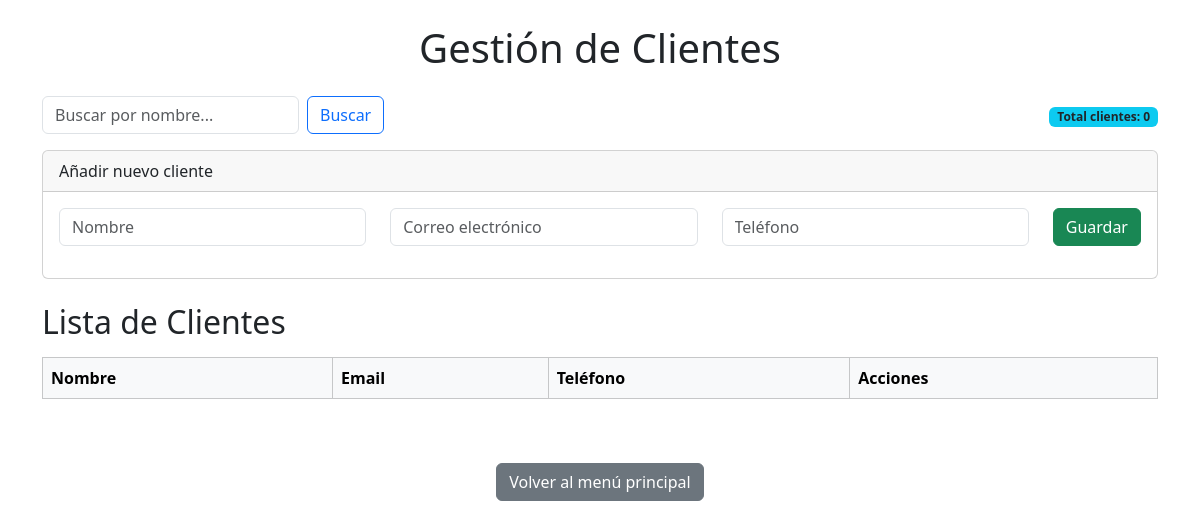
/clientes/, run on an earlier commit of the app's database.
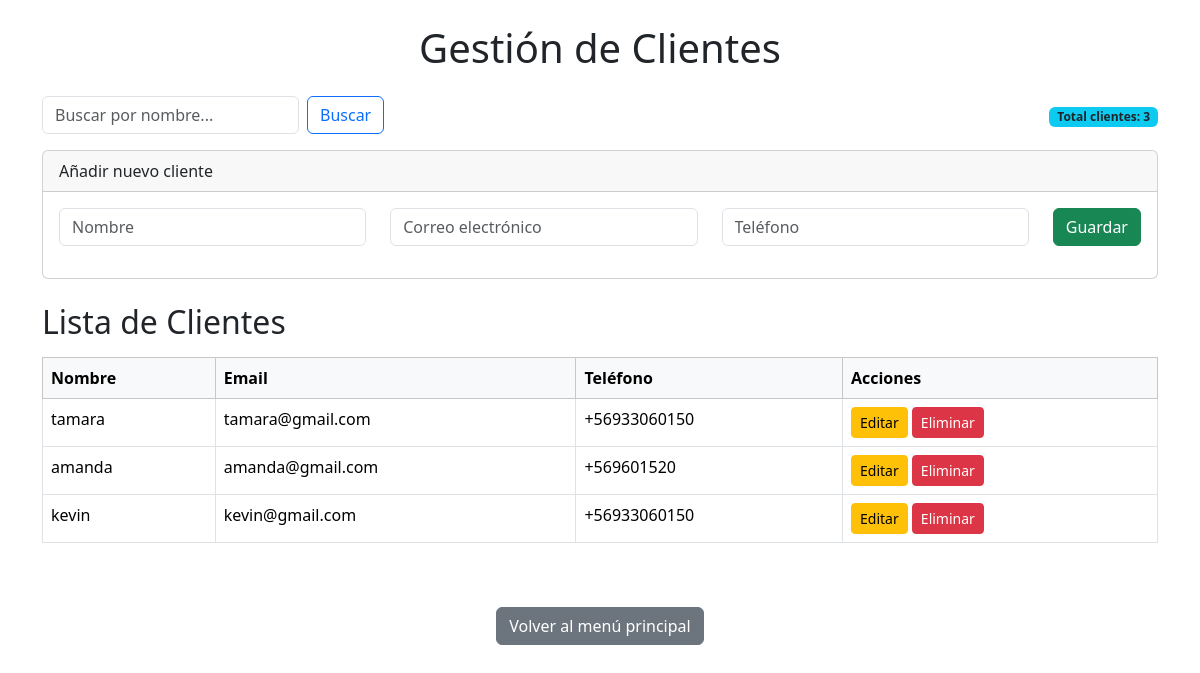
And on a later commit of the database.
### Clientes/models.py (models this page shows, shortened)
class Cliente(models.Model):
    nombre = models.CharField(max_length=100)
    email = models.EmailField(unique=True)
    telefono = models.CharField(max_length=15, blank=True, null=True)

### Clientes/views.py (the view)
# urls.py: path('', views.lista_clientes, name='lista_clientes'),
def lista_clientes(request):
    consulta = request.GET.get('buscar', '')
    if consulta:
        clientes = Cliente.objects.filter(nombre__icontains=consulta)
    else:
        clientes = Cliente.objects.all()
    total = clientes.count()
    return render(request, 'Clientes/gestion_clientes.html', {
        'clientes': clientes,
        'total': total,
        'consulta': consulta
    })

### Clientes/templates/Clientes/gestion_clientes.html (shortened to what this page needs)
{% load static %}
<!DOCTYPE html>
<html lang="es">
<head>
    <link href="https://cdn.jsdelivr.net/npm/bootstrap@5.3.2/dist/css/bootstrap.min.css" rel="stylesheet" />
</head>
<body>
<div class="container py-4">
    <h1 class="mb-4 text-center">Gestión de Clientes</h1>
<div class="d-flex justify-content-between align-items-center mb-3">
    <form class="d-flex" method="get">
        <input type="text" name="buscar" value="{{ consulta }}" class="form-control me-2" placeholder="Buscar por nombre...">
        <button type="submit" class="btn btn-outline-primary"> Buscar</button>
    </form>
    <div>
        <span class="badge bg-info text-dark">Total clientes: {{ total }}</span>
    </div>
</div>
    <div class="card mb-4">
        <div class="card-header">Añadir nuevo cliente</div>
        <div class="card-body">
            <form method="post" action="{% url 'crear_cliente' %}">
                <div class="row mb-3">
                    <div class="col">
                        <input type="text" name="nombre" class="form-control" placeholder="Nombre" required>
                    </div>
                    <div class="col">
                        <input type="email" name="email" class="form-control" placeholder="Correo electrónico" required>
                    </div>
                    <div class="col">
                        <input type="text" name="telefono" class="form-control" placeholder="Teléfono">
                    </div>
                    <div class="col-auto">
                        <button type="submit" class="btn btn-success">Guardar</button>
                    </div>
                </div>
            </form>
        </div>
    </div>
    <h2 class="mb-3">Lista de Clientes</h2>
    <table class="table table-hover table-bordered">
        <thead class="table-light">
            <tr>
                <th>Nombre</th>
                <th>Email</th>
                <th>Teléfono</th>
                <th>Acciones</th>
            </tr>
        </thead>
        <tbody>
            {% for cliente in clientes %}
            <tr>
                <td>{{ cliente.nombre }}</td>
                <td>{{ cliente.email }}</td>
                <td>{{ cliente.telefono }}</td>
                <td>
                    <a href="{% url 'editar_cliente' cliente.id %}" class="btn btn-sm btn-warning">Editar</a>
                    <a href="{% url 'eliminar_cliente' cliente.id %}" class="btn btn-sm btn-danger"
                       onclick="return confirm('¿Estás seguro de que deseas eliminar este cliente?');">Eliminar</a>
                </td>
            </tr>
            {% endfor %}
        </tbody>
    </table>
</div>
<div class="mt-4 text-center">
    <a href="{% url 'dashboard' %}" class="btn btn-secondary">
         Volver al menú principal
    </a>
</div>
</body>
</html>

What changed in the data, as far as the page shows it:
added Cliente: nombre "tamara", email "tamara@gmail.com", telefono "+56933060150"
added Cliente: nombre "amanda", email "amanda@gmail.com", telefono "+569601520"
added Cliente: nombre "kevin", email "kevin@gmail.com", telefono "+56933060150"
Also different on the page:
{{ total }}: "0" → "3"
